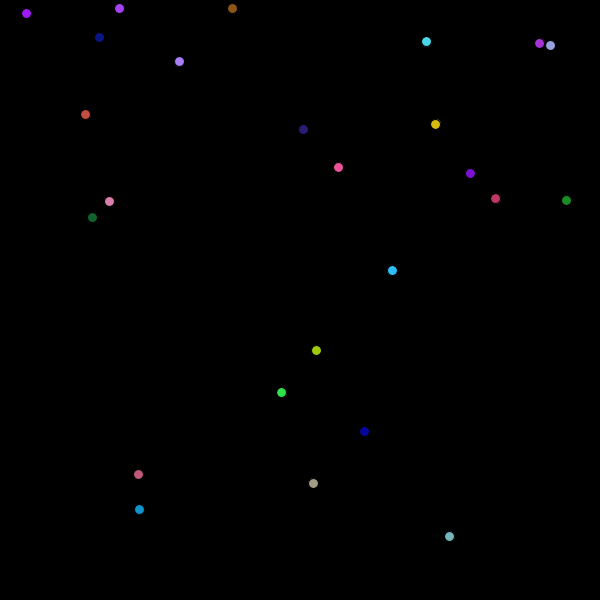
Frame 1 (no input)
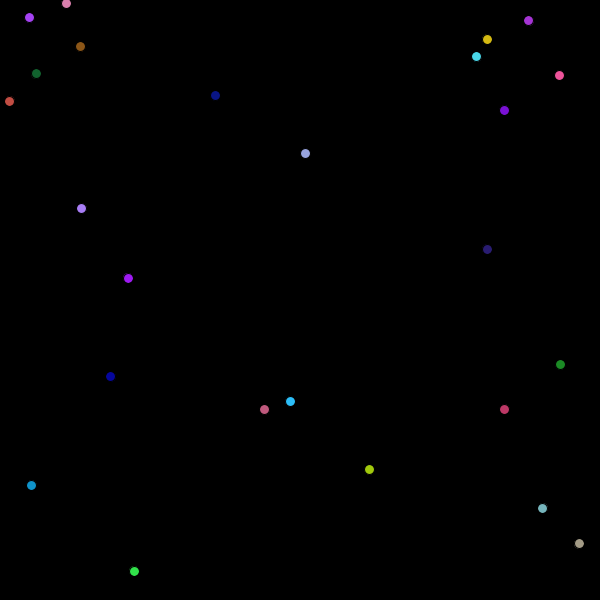
Frame 60 (the mouse pressed at the canvas centre just before this capture)
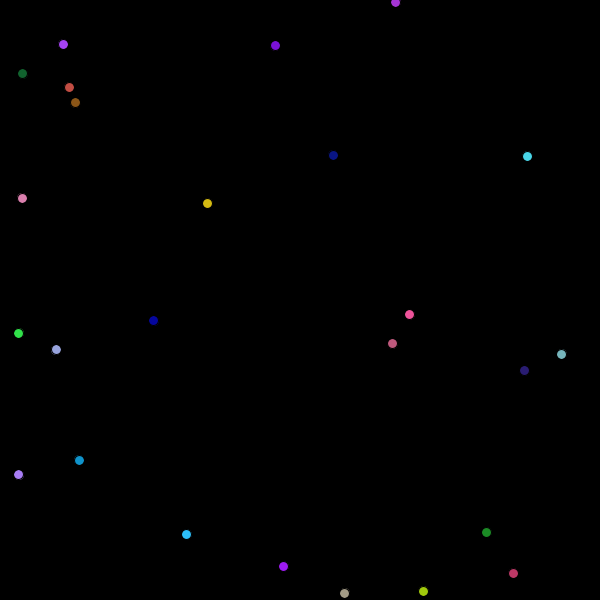
Frame 120 (the mouse held since frame 60 and released just before this capture)

The Processing sketch that drew these frames (run headless with seeded random() and noise(); from frame 60 on, the mouse is pressed at the canvas centre):

// Processing sketch: Chain_Reaction
// ── Chain_Reaction.pde
Ball[] balls;

boolean reaction;

void setup() {
  size(600, 600);
  reaction = false;
  balls = new Ball[25];
  for (int i=0; i< balls.length; i++) {
    balls[i] = new Ball();
  }
}

void draw() {
  background(0);
  for (int i=0; i< balls.length; i++) {
    balls[i].move();
    for(int j = 0; j < balls.length; j++){
     balls[i].collide(balls[j]); 
    }
  }
  check();
}

void check() {
  for (int i = balls.length - 1; i >= 0; i--) {
    if (balls[i].state == 3) {
      balls[i] = balls[i+1];
    }
  }
}

double dist( int bX, int bY, int mX, int mY ) {
  return (double)Math.sqrt((Math.pow(bX - mX, 2)) + ((Math.pow(bY - mY, 2))));
}

void mouseClicked() {
  reaction = true;
  for (int i = 0; i < balls.length; i++) {
    if ((int) dist(balls[i].x, balls[i].y, mouseX, mouseY) <= balls[i].rad*1.5) {
      balls[i].state = 1;
    }
  }
}
// ── Ball.pde
class Ball {

  float x;
  float y;
  float rad;
  color c;
  float dx;
  float dy;
  int state;

  Ball() {
    float r = random(256);
    float g = random(256);
    float b = random(256);
    c = color(r, g, b);
    rad = 10;
    x = random((width -rad) + rad/2);
    y = random((height -rad) + rad/2);
    dx = random(10)-5;
    dy = random(10)-5;
    ellipse(x, y, rad, rad);
    fill(c);
    state = 0;
  }  

  void move() {
    if (state == 0) {
      bounce();
      x = x+dx;
      y = y + dy;
      ellipse(x, y, rad, rad);
      fill(c);
    } else if (state == 1) {
      bigger();
    } else if (state == 2) {
      smaller();
    }
  }

  void bounce() {
    if (y + dy > height || y + dy < 0) {
      dy *= -1;
    }
    if (x + dx > width || x + dx < 0) {
      dx *= -1;
    }
  }

  void bigger() {
    rad += 2;
    if (rad >= 100) {
      state = 2;
    }
    ellipse(x, y, rad, rad);
  }

  void smaller() {
    rad -= 2;
    if (rad <= 0) {
      state = 3;
    }
    ellipse(x, y, rad, rad);      
  }

  void collide( Ball arr) {
      if (arr.state != 0 && arr.state != 3) {
        if (dist(x, y, arr.x, arr.y) <= rad+arr.rad) {
          state = 1;
        }
    }
  }
}
